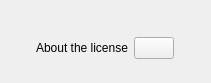
          <widget class="QWidget" name="scrollAreaWidgetContents_21">
           <property name="geometry">
            <rect>
             <x>0</x>
             <y>0</y>
             <width>211</width>
             <height>83</height>
            </rect>
           </property>
           <layout class="QGridLayout" name="gridLayout_74">
            <item row="0" column="0">
             <layout class="QHBoxLayout" name="horizontalLayout_53">
              <item>
               <spacer name="horizontalSpacer_26">
                <property name="orientation">
                 <enum>Qt::Horizontal</enum>
                </property>
                <property name="sizeHint" stdset="0">
                 <size>
                  <width>40</width>
                  <height>20</height>
                 </size>
                </property>
               </spacer>
              </item>
              <item>
               <widget class="QLabel" name="label_113">
                <property name="text">
                 <string/>
                </property>
               </widget>
              </item>
              <item>
               <widget class="QLabel" name="label_161">
                <property name="text">
                 <string/>
                </property>
               </widget>
              </item>
              <item>
               <spacer name="horizontalSpacer_27">
                <property name="orientation">
                 <enum>Qt::Horizontal</enum>
                </property>
                <property name="sizeHint" stdset="0">
                 <size>
                  <width>40</width>
                  <height>20</height>
                 </size>
                </property>
               </spacer>
              </item>
             </layout>
            </item>
            <item row="1" column="0">
             <layout class="QHBoxLayout" name="horizontalLayout">
              <item>
               <spacer name="horizontalSpacer_22">
                <property name="orientation">
                 <enum>Qt::Horizontal</enum>
                </property>
                <property name="sizeHint" stdset="0">
                 <size>
                  <width>40</width>
                  <height>20</height>
                 </size>
                </property>
               </spacer>
              </item>
              <item>
               <widget class="QLabel" name="label_114">
                <property name="text">
                 <string>About the license</string>
                </property>
               </widget>
              </item>
              <item>
               <widget class="QPushButton" name="license_button">
                <property name="text">
                 <string/>
                </property>
               </widget>
              </item>
              <item>
               <spacer name="horizontalSpacer_21">
                <property name="orientation">
                 <enum>Qt::Horizontal</enum>
                </property>
                <property name="sizeHint" stdset="0">
                 <size>
                  <width>40</width>
                  <height>20</height>
                 </size>
                </property>
               </spacer>
              </item>
             </layout>
            </item>
            <item row="2" column="0">
             <spacer name="verticalSpacer_24">
              <property name="orientation">
               <enum>Qt::Vertical</enum>
              </property>
              <property name="sizeHint" stdset="0">
               <size>
                <width>20</width>
                <height>40</height>
               </size>
              </property>
             </spacer>
            </item>
           </layout>
          </widget>
